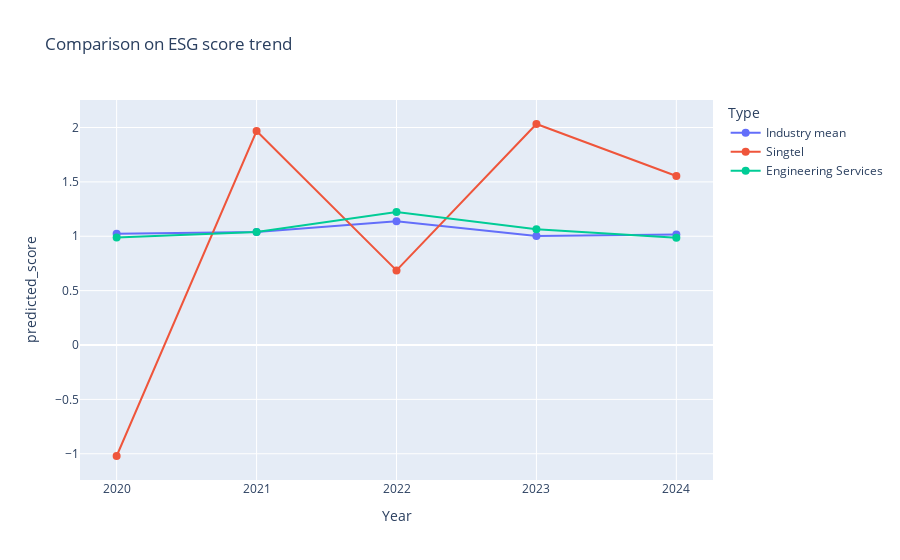

Here is the notebook cell this chart was saved with:
### Code cell
fig_compare = company_scoring(company_data, kmeans, esg_cluster_centers, esg_feature_weights, 
                               esg_intercept_b, sub_sectors, esg_industry_plot_data, ESG_score_trend)
fig_compare.show()

### Figure 1 — Plotly figure (JSON) as saved in the notebook; plotly's stock layout.template omitted (floating-point values rounded to 4 significant figures)
{"data": [{"hovertemplate": "Year: %{x} <br> ESG Score: %{y} <extra></extra>", "legendgroup": "Industry mean", "line": {"color": "#636efa", "dash": "solid"}, "marker": {"size": 8, "symbol": "circle"}, "mode": "lines+markers", "name": "Industry mean", "orientation": "v", "showlegend": true, "type": "scatter", "x": [2020, 2021, 2022, 2023, 2024], "xaxis": "x", "y": [1.023, 1.04, 1.139, 1.002, 1.016], "yaxis": "y"}, {"hovertemplate": "Year: %{x} <br> ESG Score: %{y} <extra></extra>", "legendgroup": "Singtel", "line": {"color": "#EF553B", "dash": "solid"}, "marker": {"size": 8, "symbol": "circle"}, "mode": "lines+markers", "name": "Singtel", "orientation": "v", "showlegend": true, "type": "scatter", "x": [2020, 2021, 2022, 2023, 2024], "xaxis": "x", "y": [-1.02, 1.968, 0.6863, 2.032, 1.554], "yaxis": "y"}, {"hovertemplate": "Year: %{x} <br> ESG Score: %{y} <extra></extra>", "legendgroup": "Engineering Services", "line": {"color": "#00cc96", "dash": "solid"}, "marker": {"size": 8, "symbol": "circle"}, "mode": "lines+markers", "name": "Engineering Services", "orientation": "v", "showlegend": true, "type": "scatter", "x": [2020, 2021, 2022, 2023, 2024], "xaxis": "x", "y": [0.9875, 1.04, 1.224, 1.065, 0.9862], "yaxis": "y"}], "layout": {"legend": {"title": {"text": "Type"}, "tracegroupgap": 0}, "title": {"text": "Comparison on ESG score trend"}, "xaxis": {"anchor": "y", "domain": [0, 1], "title": {"text": "Year"}}, "yaxis": {"anchor": "x", "domain": [0, 1], "title": {"text": "predicted_score"}}}}
